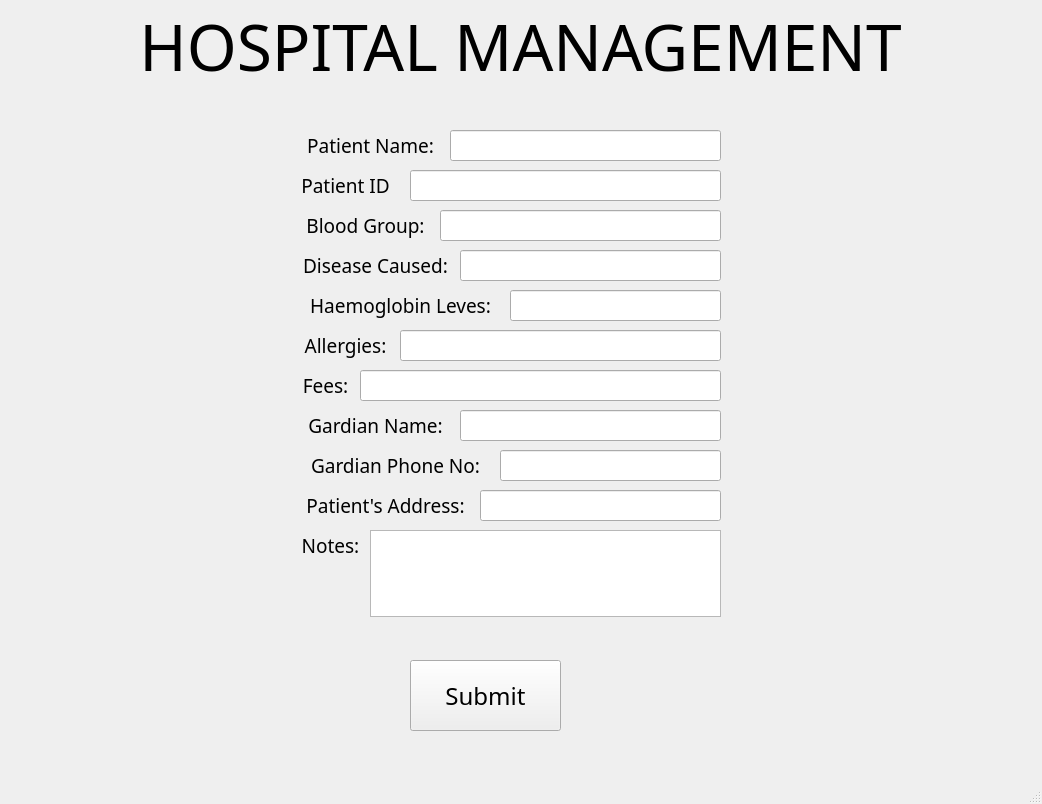
<?xml version="1.0" encoding="UTF-8"?>
<ui version="4.0">
 <class>MainWindow</class>
 <widget class="QMainWindow" name="MainWindow">
  <property name="geometry">
   <rect>
    <x>0</x>
    <y>0</y>
    <width>1042</width>
    <height>804</height>
   </rect>
  </property>
  <property name="windowTitle">
   <string>MainWindow</string>
  </property>
  <widget class="QWidget" name="centralwidget">
   <widget class="QPushButton" name="pushButton">
    <property name="geometry">
     <rect>
      <x>410</x>
      <y>660</y>
      <width>151</width>
      <height>71</height>
     </rect>
    </property>
    <property name="font">
     <font>
      <family>Maiandra GD</family>
      <pointsize>18</pointsize>
     </font>
    </property>
    <property name="text">
     <string>Submit</string>
    </property>
   </widget>
   <widget class="QLabel" name="label">
    <property name="geometry">
     <rect>
      <x>0</x>
      <y>0</y>
      <width>1041</width>
      <height>91</height>
     </rect>
    </property>
    <property name="font">
     <font>
      <family>Maiandra GD</family>
      <pointsize>48</pointsize>
     </font>
    </property>
    <property name="text">
     <string>HOSPITAL MANAGEMENT</string>
    </property>
    <property name="alignment">
     <set>Qt::AlignCenter</set>
    </property>
   </widget>
   <widget class="QLabel" name="label_2">
    <property name="geometry">
     <rect>
      <x>290</x>
      <y>130</y>
      <width>161</width>
      <height>31</height>
     </rect>
    </property>
    <property name="font">
     <font>
      <family>Maiandra GD</family>
      <pointsize>14</pointsize>
     </font>
    </property>
    <property name="text">
     <string>Patient Name:</string>
    </property>
    <property name="alignment">
     <set>Qt::AlignCenter</set>
    </property>
   </widget>
   <widget class="QLabel" name="label_3">
    <property name="geometry">
     <rect>
      <x>290</x>
      <y>210</y>
      <width>151</width>
      <height>31</height>
     </rect>
    </property>
    <property name="font">
     <font>
      <family>Maiandra GD</family>
      <pointsize>14</pointsize>
     </font>
    </property>
    <property name="text">
     <string>Blood Group:</string>
    </property>
    <property name="alignment">
     <set>Qt::AlignCenter</set>
    </property>
   </widget>
   <widget class="QLabel" name="label_4">
    <property name="geometry">
     <rect>
      <x>290</x>
      <y>370</y>
      <width>71</width>
      <height>31</height>
     </rect>
    </property>
    <property name="font">
     <font>
      <family>Maiandra GD</family>
      <pointsize>14</pointsize>
     </font>
    </property>
    <property name="text">
     <string>Fees:</string>
    </property>
    <property name="alignment">
     <set>Qt::AlignCenter</set>
    </property>
   </widget>
   <widget class="QLabel" name="label_5">
    <property name="geometry">
     <rect>
      <x>290</x>
      <y>330</y>
      <width>111</width>
      <height>31</height>
     </rect>
    </property>
    <property name="font">
     <font>
      <family>Maiandra GD</family>
      <pointsize>14</pointsize>
     </font>
    </property>
    <property name="text">
     <string>Allergies:</string>
    </property>
    <property name="alignment">
     <set>Qt::AlignCenter</set>
    </property>
   </widget>
   <widget class="QLabel" name="label_6">
    <property name="geometry">
     <rect>
      <x>290</x>
      <y>290</y>
      <width>221</width>
      <height>31</height>
     </rect>
    </property>
    <property name="font">
     <font>
      <family>Maiandra GD</family>
      <pointsize>14</pointsize>
     </font>
    </property>
    <property name="text">
     <string>Haemoglobin Leves:</string>
    </property>
    <property name="alignment">
     <set>Qt::AlignCenter</set>
    </property>
   </widget>
   <widget class="QLabel" name="label_7">
    <property name="geometry">
     <rect>
      <x>290</x>
      <y>250</y>
      <width>171</width>
      <height>31</height>
     </rect>
    </property>
    <property name="font">
     <font>
      <family>Maiandra GD</family>
      <pointsize>14</pointsize>
     </font>
    </property>
    <property name="text">
     <string>Disease Caused:</string>
    </property>
    <property name="alignment">
     <set>Qt::AlignCenter</set>
    </property>
   </widget>
   <widget class="QLabel" name="label_8">
    <property name="geometry">
     <rect>
      <x>290</x>
      <y>490</y>
      <width>191</width>
      <height>31</height>
     </rect>
    </property>
    <property name="font">
     <font>
      <family>Maiandra GD</family>
      <pointsize>14</pointsize>
     </font>
    </property>
    <property name="text">
     <string>Patient's Address:</string>
    </property>
    <property name="alignment">
     <set>Qt::AlignCenter</set>
    </property>
   </widget>
   <widget class="QLabel" name="label_9">
    <property name="geometry">
     <rect>
      <x>290</x>
      <y>450</y>
      <width>211</width>
      <height>31</height>
     </rect>
    </property>
    <property name="font">
     <font>
      <family>Maiandra GD</family>
      <pointsize>14</pointsize>
     </font>
    </property>
    <property name="text">
     <string>Gardian Phone No:</string>
    </property>
    <property name="alignment">
     <set>Qt::AlignCenter</set>
    </property>
   </widget>
   <widget class="QLabel" name="label_10">
    <property name="geometry">
     <rect>
      <x>290</x>
      <y>410</y>
      <width>171</width>
      <height>31</height>
     </rect>
    </property>
    <property name="font">
     <font>
      <family>Maiandra GD</family>
      <pointsize>14</pointsize>
     </font>
    </property>
    <property name="text">
     <string>Gardian Name:</string>
    </property>
    <property name="alignment">
     <set>Qt::AlignCenter</set>
    </property>
   </widget>
   <widget class="QLabel" name="label_11">
    <property name="geometry">
     <rect>
      <x>290</x>
      <y>530</y>
      <width>81</width>
      <height>31</height>
     </rect>
    </property>
    <property name="font">
     <font>
      <family>Maiandra GD</family>
      <pointsize>14</pointsize>
     </font>
    </property>
    <property name="text">
     <string>Notes:</string>
    </property>
    <property name="alignment">
     <set>Qt::AlignCenter</set>
    </property>
   </widget>
   <widget class="QLineEdit" name="lineEdit">
    <property name="geometry">
     <rect>
      <x>450</x>
      <y>130</y>
      <width>271</width>
      <height>31</height>
     </rect>
    </property>
    <property name="font">
     <font>
      <family>Maiandra GD</family>
      <pointsize>14</pointsize>
     </font>
    </property>
   </widget>
   <widget class="QLineEdit" name="lineEdit_2">
    <property name="geometry">
     <rect>
      <x>440</x>
      <y>210</y>
      <width>281</width>
      <height>31</height>
     </rect>
    </property>
    <property name="font">
     <font>
      <family>Maiandra GD</family>
      <pointsize>14</pointsize>
     </font>
    </property>
   </widget>
   <widget class="QLineEdit" name="lineEdit_3">
    <property name="geometry">
     <rect>
      <x>460</x>
      <y>250</y>
      <width>261</width>
      <height>31</height>
     </rect>
    </property>
    <property name="font">
     <font>
      <family>Maiandra GD</family>
      <pointsize>14</pointsize>
     </font>
    </property>
   </widget>
   <widget class="QLineEdit" name="lineEdit_4">
    <property name="geometry">
     <rect>
      <x>510</x>
      <y>290</y>
      <width>211</width>
      <height>31</height>
     </rect>
    </property>
    <property name="font">
     <font>
      <family>Maiandra GD</family>
      <pointsize>14</pointsize>
     </font>
    </property>
   </widget>
   <widget class="QLineEdit" name="lineEdit_5">
    <property name="geometry">
     <rect>
      <x>400</x>
      <y>330</y>
      <width>321</width>
      <height>31</height>
     </rect>
    </property>
    <property name="font">
     <font>
      <family>Maiandra GD</family>
      <pointsize>14</pointsize>
     </font>
    </property>
   </widget>
   <widget class="QLineEdit" name="lineEdit_6">
    <property name="geometry">
     <rect>
      <x>360</x>
      <y>370</y>
      <width>361</width>
      <height>31</height>
     </rect>
    </property>
    <property name="font">
     <font>
      <family>Maiandra GD</family>
      <pointsize>14</pointsize>
     </font>
    </property>
   </widget>
   <widget class="QLineEdit" name="lineEdit_7">
    <property name="geometry">
     <rect>
      <x>460</x>
      <y>410</y>
      <width>261</width>
      <height>31</height>
     </rect>
    </property>
    <property name="font">
     <font>
      <family>Maiandra GD</family>
      <pointsize>14</pointsize>
     </font>
    </property>
   </widget>
   <widget class="QLineEdit" name="lineEdit_8">
    <property name="geometry">
     <rect>
      <x>500</x>
      <y>450</y>
      <width>221</width>
      <height>31</height>
     </rect>
    </property>
    <property name="font">
     <font>
      <family>Maiandra GD</family>
      <pointsize>14</pointsize>
     </font>
    </property>
   </widget>
   <widget class="QLineEdit" name="lineEdit_9">
    <property name="geometry">
     <rect>
      <x>480</x>
      <y>490</y>
      <width>241</width>
      <height>31</height>
     </rect>
    </property>
    <property name="font">
     <font>
      <family>Maiandra GD</family>
      <pointsize>14</pointsize>
     </font>
    </property>
   </widget>
   <widget class="QPlainTextEdit" name="plainTextEdit">
    <property name="geometry">
     <rect>
      <x>370</x>
      <y>530</y>
      <width>351</width>
      <height>87</height>
     </rect>
    </property>
    <property name="font">
     <font>
      <family>Maiandra GD</family>
      <pointsize>14</pointsize>
     </font>
    </property>
   </widget>
   <widget class="QLabel" name="label_12">
    <property name="geometry">
     <rect>
      <x>270</x>
      <y>170</y>
      <width>151</width>
      <height>31</height>
     </rect>
    </property>
    <property name="font">
     <font>
      <family>Maiandra GD</family>
      <pointsize>14</pointsize>
     </font>
    </property>
    <property name="text">
     <string>Patient ID</string>
    </property>
    <property name="alignment">
     <set>Qt::AlignCenter</set>
    </property>
   </widget>
   <widget class="QLineEdit" name="lineEdit_10">
    <property name="geometry">
     <rect>
      <x>410</x>
      <y>170</y>
      <width>311</width>
      <height>31</height>
     </rect>
    </property>
    <property name="font">
     <font>
      <family>Maiandra GD</family>
      <pointsize>14</pointsize>
     </font>
    </property>
   </widget>
  </widget>
  <widget class="QMenuBar" name="menubar">
   <property name="geometry">
    <rect>
     <x>0</x>
     <y>0</y>
     <width>1042</width>
     <height>26</height>
    </rect>
   </property>
  </widget>
  <widget class="QStatusBar" name="statusbar"/>
 </widget>
 <resources/>
 <connections/>
</ui>
